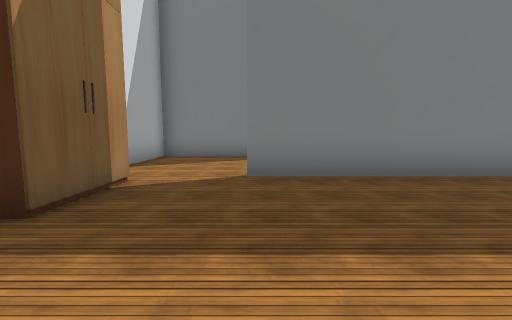
[1] (above)

18 first-person views from a walk through a scene from a Unity 3-D project. The camera is 1.5 m above the floor, tilts 6° down and sees 90° across. The floor is counted in squares, 2 m on a side. Each view is taken from the middle of a square. On the plan, view 1 faces up. The plan holds only what a view shows up to about 9 squares ahead; the rest is blank. The place goes on beyond the plan. The player is left out. Some surface patterns are stand-ins.

[2]
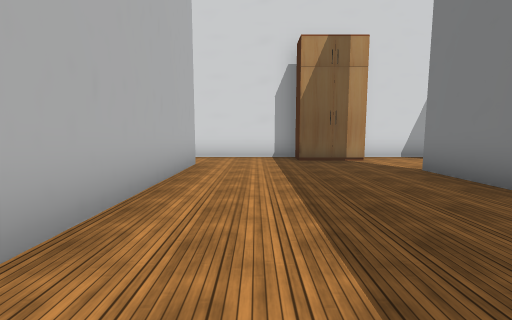

[3]
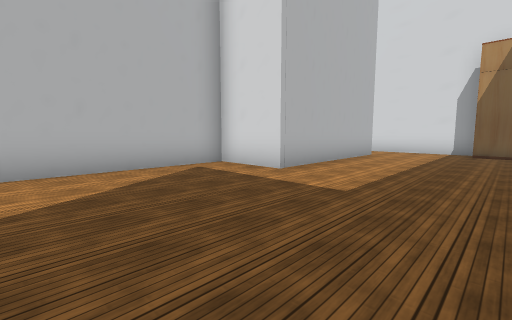

[4]
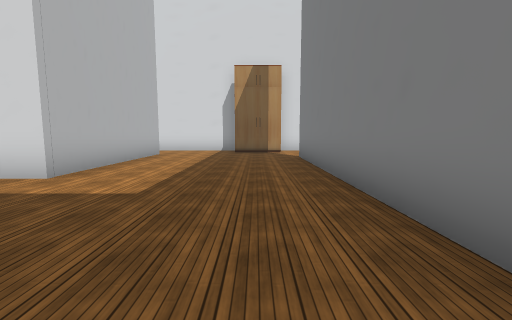

[5]
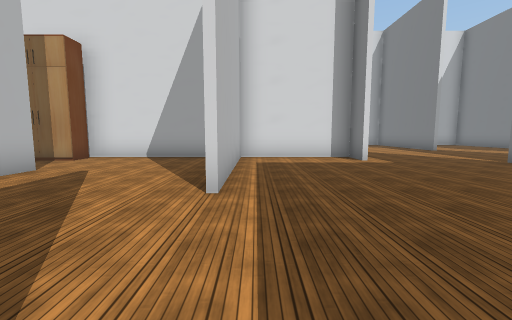

[6]
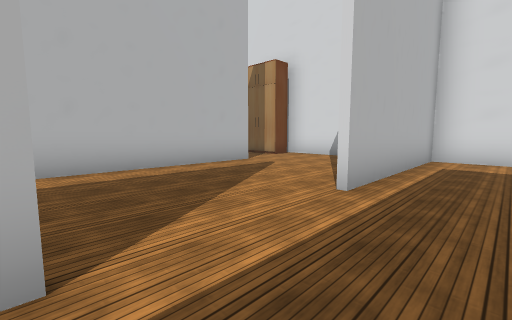

[7]
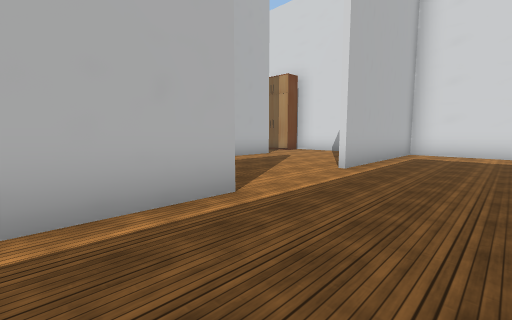

[8]
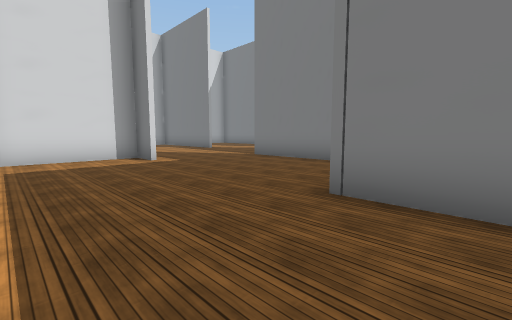

[9]
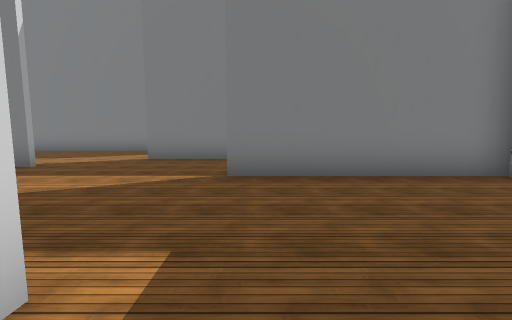

[10]
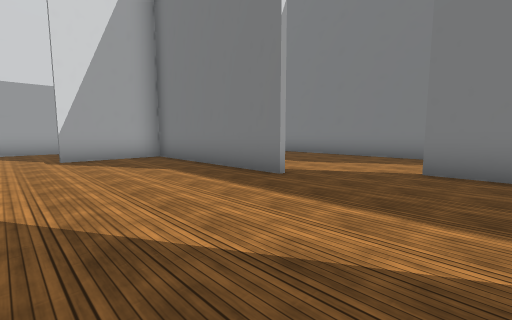

[11]
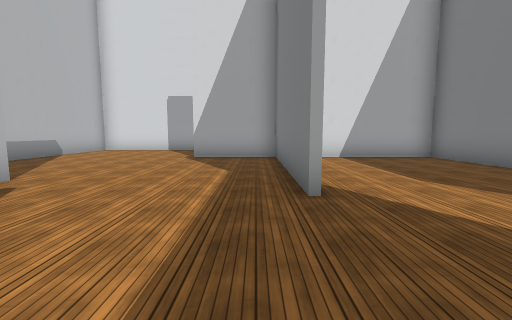

[12]
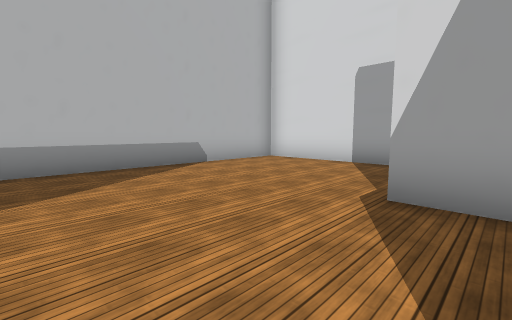

[13]
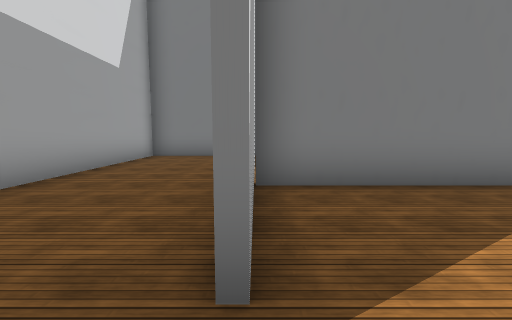

[14]
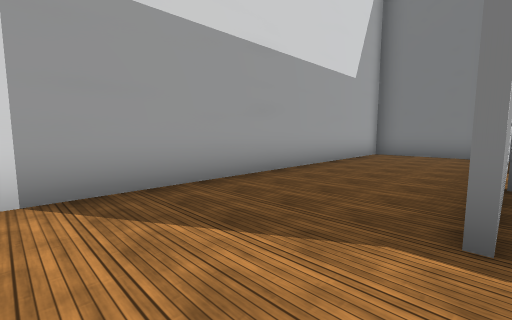

[15]
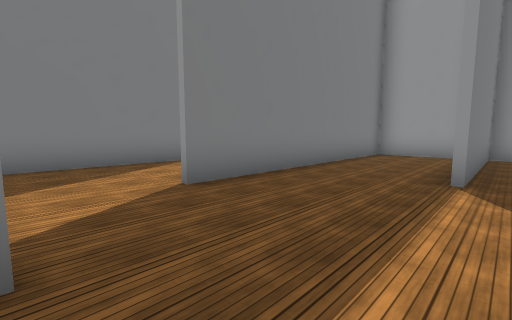

[16]
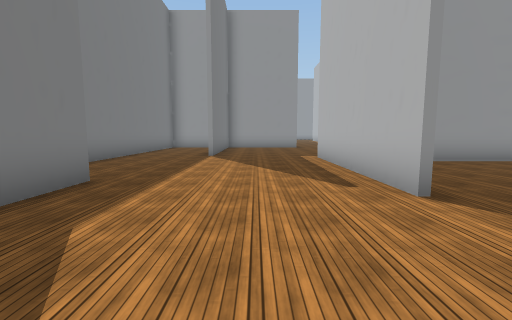

[17]
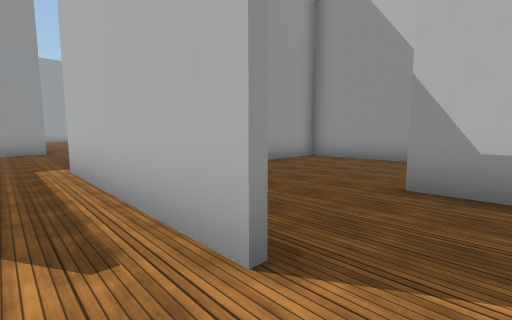

[18]
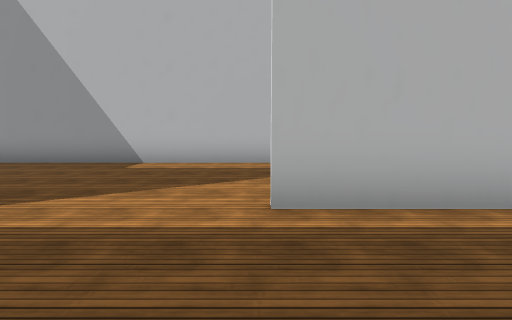

### Floor plan
Points are (right, up) in squares from view 1. A wall is a line through its corners. A room is listed if a view was taken in it or the views show most of it. See-through windows are left out.
Room 1 (views 1, 2, 3, 4)
walls: (6.8, 4.4) (-0.2, 4.4); (-1.2, -0.5) (3.8, -0.5) (3.8, -2.5) (8.1, -2.5); (-3, 2.2) (-3, -1)
ways out: opening at (-1.5, 4) to room 2; opening at (-2, -1)
objects: other object (-3, 3) to (-2, 4)
Room 2 (views 5, 6, 7, 8, 9, 18)
walls: (-0.2, 8.4) (-3, 8.4) (-3, 3.8); (4.9, 8.5) (7.1, 8.5); (5.1, 11.9) (3.4, 11.9) (3.4, 13.1); (-2, 11.9) (-3, 11.9) (-3, 8.5) (1.9, 8.5); (-0.2, 4.5) (8.5, 4.5); (3.4, 15.4) (-1.5, 15.4)
ways out: opening at (-1.5, 4) to room 1; opening at (-2, 13.5) to room 3
Room 3 (views 10, 11, 12, 13, 14, 15, 16, 17)
walls: (-5.9, 16.6) (-11, 16.6); (-7.1, 12.1) (-2, 12.1); (-11.8, 21.5) (-14.4, 21.5) (-14.4, 9.3) (-7, 9.3); (-2.4, 21.5) (-11, 21.5) (-11, 14); (3.4, 16.1) (3.4, 18.3) (-4.1, 18.3)
ways out: opening at (-2, 13.5) to room 2; opening at (-7.5, 10.5); opening at (-3.5, 19.5)

Where each view was taken, in squares from view 1:
view 1: 0 up, 0 right, facing up
view 2: 1 up, 5 right, facing left
view 3: 3 up, 8 right, facing down-left
view 4: 3 up, 8 right, facing left
view 5: 9 up, 5 right, facing left
view 6: 10 up, 5 right, facing down-left
view 7: 11 up, 7 right, facing down-left
view 8: 9 up, 5 right, facing up-left
view 9: 11 up, 1 left, facing up
view 10: 13 up, 3 left, facing up-left
view 11: 16 up, 3 left, facing left
view 12: 15 up, 8 left, facing down-left
view 13: 13 up, 11 left, facing up
view 14: 12 up, 11 left, facing up-left
view 15: 15 up, 6 left, facing up-right
view 16: 14 up, 10 left, facing right
view 17: 13 up, 8 left, facing down-right
view 18: 11 up, 2 right, facing down
